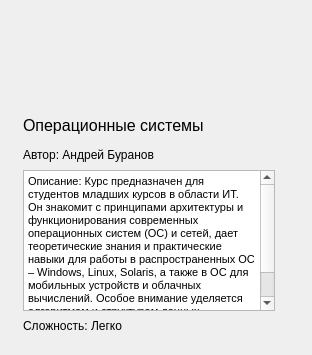
<?xml version="1.0" encoding="UTF-8"?>
<ui version="4.0">
 <class>Form</class>
 <widget class="QWidget" name="Form">
  <property name="geometry">
   <rect>
    <x>0</x>
    <y>0</y>
    <width>312</width>
    <height>355</height>
   </rect>
  </property>
  <property name="windowTitle">
   <string>Form</string>
  </property>
  <widget class="QWidget" name="widget" native="true">
   <property name="geometry">
    <rect>
     <x>20</x>
     <y>0</y>
     <width>261</width>
     <height>351</height>
    </rect>
   </property>
   <widget class="QWidget" name="verticalLayoutWidget">
    <property name="geometry">
     <rect>
      <x>3</x>
      <y>10</y>
      <width>252</width>
      <height>331</height>
     </rect>
    </property>
    <layout class="QVBoxLayout" name="verticalLayout">
     <property name="spacing">
      <number>0</number>
     </property>
     <item>
      <widget class="QLabel" name="label_5">
       <property name="sizePolicy">
        <sizepolicy hsizetype="Expanding" vsizetype="Preferred">
         <horstretch>0</horstretch>
         <verstretch>0</verstretch>
        </sizepolicy>
       </property>
       <property name="minimumSize">
        <size>
         <width>240</width>
         <height>100</height>
        </size>
       </property>
       <property name="maximumSize">
        <size>
         <width>245</width>
         <height>100</height>
        </size>
       </property>
       <property name="text">
        <string/>
       </property>
       <property name="textFormat">
        <enum>Qt::AutoText</enum>
       </property>
       <property name="pixmap">
        <pixmap>icons/photo course.jpg</pixmap>
       </property>
       <property name="scaledContents">
        <bool>true</bool>
       </property>
       <property name="wordWrap">
        <bool>false</bool>
       </property>
      </widget>
     </item>
     <item>
      <widget class="QLabel" name="label_2">
       <property name="minimumSize">
        <size>
         <width>0</width>
         <height>30</height>
        </size>
       </property>
       <property name="font">
        <font>
         <pointsize>12</pointsize>
         <bold>false</bold>
        </font>
       </property>
       <property name="text">
        <string>Операционные системы</string>
       </property>
      </widget>
     </item>
     <item>
      <widget class="QLabel" name="label_3">
       <property name="minimumSize">
        <size>
         <width>0</width>
         <height>30</height>
        </size>
       </property>
       <property name="text">
        <string>Автор: Андрей Буранов</string>
       </property>
      </widget>
     </item>
     <item>
      <widget class="QTextBrowser" name="textBrowser">
       <property name="html">
        <string>&lt;!DOCTYPE HTML PUBLIC &quot;-//W3C//DTD HTML 4.0//EN&quot; &quot;http://www.w3.org/TR/REC-html40/strict.dtd&quot;&gt;
&lt;html&gt;&lt;head&gt;&lt;meta name=&quot;qrichtext&quot; content=&quot;1&quot; /&gt;&lt;meta charset=&quot;utf-8&quot; /&gt;&lt;style type=&quot;text/css&quot;&gt;
p, li { white-space: pre-wrap; }
hr { height: 1px; border-width: 0; }
li.unchecked::marker { content: &quot;\2610&quot;; }
li.checked::marker { content: &quot;\2612&quot;; }
&lt;/style&gt;&lt;/head&gt;&lt;body style=&quot; font-family:'Ubuntu Sans'; font-size:10pt; font-weight:400; font-style:normal;&quot;&gt;
&lt;p style=&quot; margin-top:0px; margin-bottom:0px; margin-left:0px; margin-right:0px; -qt-block-indent:0; text-indent:0px;&quot;&gt;&lt;span style=&quot; font-family:'MS Shell Dlg 2'; font-size:8.25pt;&quot;&gt;Описание: Курс предназначен для студентов младших курсов в области ИТ. Он знакомит с принципами архитектуры и функционирования современных операционных систем (ОС) и сетей, дает теоретические знания и практические навыки для работы в распространенных ОС – Windows, Linux, Solaris, а также в ОС для мобильных устройств и облачных вычислений. Особое внимание уделяется алгоритмам и структурам данных, используемым в ОС, их надежности и безопасности.&lt;/span&gt;&lt;/p&gt;&lt;/body&gt;&lt;/html&gt;</string>
       </property>
      </widget>
     </item>
     <item>
      <widget class="QLabel" name="label_4">
       <property name="minimumSize">
        <size>
         <width>0</width>
         <height>30</height>
        </size>
       </property>
       <property name="text">
        <string>Сложность: Легко</string>
       </property>
      </widget>
     </item>
    </layout>
   </widget>
  </widget>
 </widget>
 <resources/>
 <connections/>
</ui>
